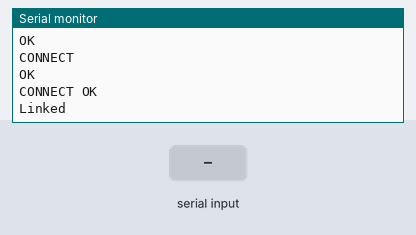
The sketch below on a simulated Arduino Uno, built with avr-gcc and run on an emulated ATmega328P. Parts: the last lines printed to the serial monitor. The test bench sets the inputs (shaded band). The modem accepts every AT command (registered, SIM ready, sends succeed) and sends nothing else.

Above: at 15.2 s.
15.3 s: "1" received over the second serial link
At 16.0 s:
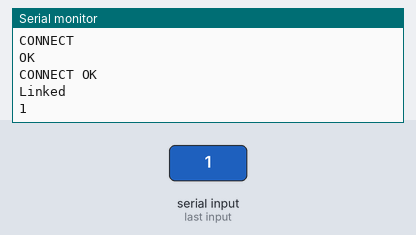
17.6 s: "0" received over the second serial link
At 17.9 s:
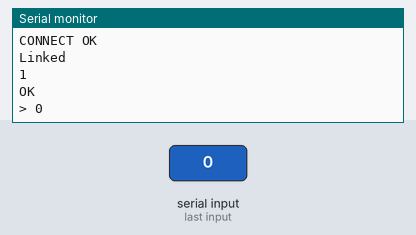
19.6 s: "2" received over the second serial link
At 20.7 s:
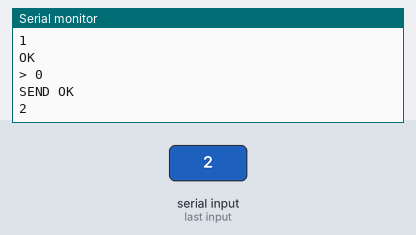

The sketch:

sketch.ino
```cpp
/************************************************************
 * Setup of the SoftwareSerial interface
 ***********************************************************/
#define SOFTSERIAL_RX_PIN 2
#define SOFTSERIAL_TX_PIN 3
#include "SoftwareSerial.h"
SoftwareSerial softSerial(SOFTSERIAL_RX_PIN, SOFTSERIAL_TX_PIN);


/*
 * Receive data. Each data byte is also copied to the serial
 * console (to the PC).
 */
void receive(long duration) {
  long end = millis() + duration;
  while(millis() < end) {
    if(softSerial.available()) {
      char val = softSerial.read();
      Serial.write(val);
    }
  }
}


void setup() {
  // put your setup code here, to run once:
  Serial.begin(9600);
  Serial.println("startup...");

  // configure the soft-serial
  softSerial.begin(9600);

  softSerial.print("AT+RST\r\n");
  receive(2000);
  softSerial.print("AT+CWJAP_DEF=\"Thomass iPhone\",\"passwort\"\r\n");
  receive(10000);
  softSerial.print("AT+CIPSSLSIZE=4096\r\n");
  receive(2000);
}

const char http_header[] = "GET / HTTP/1.1\r\n" "Host: neverssl.com\r\n\r\n";

void loop() {
  // put your main code here, to run repeatedly:

  softSerial.print("AT+CIPSTART=\"TCP\",\"neverssl.com\",80\r\n");
  receive(2000);
  softSerial.print("AT+CIPSEND=");
  softSerial.print(strlen(http_header));
  softSerial.print("\r\n");
  receive(2000);
  softSerial.print(http_header);
  receive(10000);
  softSerial.print("AT+CIPCLOSE\r\n");
  receive(20000);

}
```

Measured:
- after the input at 15.3 s, the serial monitor: prints a new line at once (image 1)
- after the input at 17.6 s, the serial monitor: prints a new line at once (image 2)
- after the input at 19.6 s, the serial monitor: prints a new line at once (image 3)
